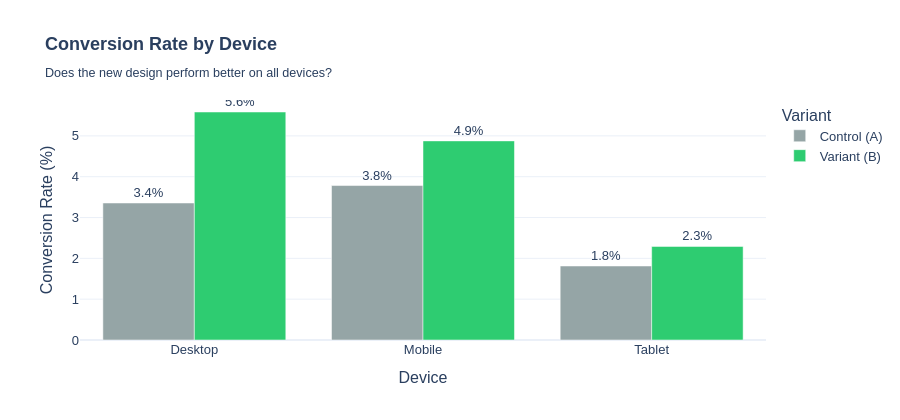

Notebook cell for this chart:
### Code cell
# Cell 10 — Conversion by Device (Segment Analysis)
device_df = df.groupby(['device','variant']).agg(
    Users=('user_id','count'),
    Conversions=('converted','sum')
).reset_index()
device_df['CVR'] = device_df['Conversions'] / device_df['Users'] * 100

fig = px.bar(
    device_df, x='device', y='CVR', color='variant', barmode='group',
    color_discrete_map={'Control (A)': '#95a5a6', 'Variant (B)': '#2ecc71'},
    title='<b>Conversion Rate by Device</b><br><sub>Does the new design perform better on all devices?</sub>',
    labels={'CVR': 'Conversion Rate (%)', 'device': 'Device', 'variant': 'Variant'},
    text='CVR'
)
fig.update_traces(texttemplate='%{text:.1f}%', textposition='outside')
fig.update_layout(
    template='plotly_white', height=420,
    font=dict(family='Arial', size=13), title_font_size=18
)
fig.show()

### Figure 1 — Plotly figure (JSON) as saved in the notebook; plotly's stock layout.template omitted (floating-point values rounded to 4 significant figures)
{"data": [{"alignmentgroup": "True", "hovertemplate": "Variant=Control (A)<br>Device=%{x}<br>Conversion Rate (%)=%{text}<extra></extra>", "legendgroup": "Control (A)", "marker": {"color": "#95a5a6", "pattern": {"shape": ""}}, "name": "Control (A)", "offsetgroup": "Control (A)", "orientation": "v", "showlegend": true, "text": [3.356, 3.783, 1.813], "textposition": "outside", "texttemplate": "%{text:.1f}%", "type": "bar", "x": ["Desktop", "Mobile", "Tablet"], "xaxis": "x", "y": [3.356, 3.783, 1.813], "yaxis": "y"}, {"alignmentgroup": "True", "hovertemplate": "Variant=Variant (B)<br>Device=%{x}<br>Conversion Rate (%)=%{text}<extra></extra>", "legendgroup": "Variant (B)", "marker": {"color": "#2ecc71", "pattern": {"shape": ""}}, "name": "Variant (B)", "offsetgroup": "Variant (B)", "orientation": "v", "showlegend": true, "text": [5.585, 4.877, 2.292], "textposition": "outside", "texttemplate": "%{text:.1f}%", "type": "bar", "x": ["Desktop", "Mobile", "Tablet"], "xaxis": "x", "y": [5.585, 4.877, 2.292], "yaxis": "y"}], "layout": {"barmode": "group", "font": {"family": "Arial", "size": 13}, "height": 420, "legend": {"title": {"text": "Variant"}, "tracegroupgap": 0}, "title": {"font": {"size": 18}, "text": "<b>Conversion Rate by Device</b><br><sub>Does the new design perform better on all devices?</sub>"}, "xaxis": {"anchor": "y", "domain": [0, 1], "title": {"text": "Device"}}, "yaxis": {"anchor": "x", "domain": [0, 1], "title": {"text": "Conversion Rate (%)"}}}}
